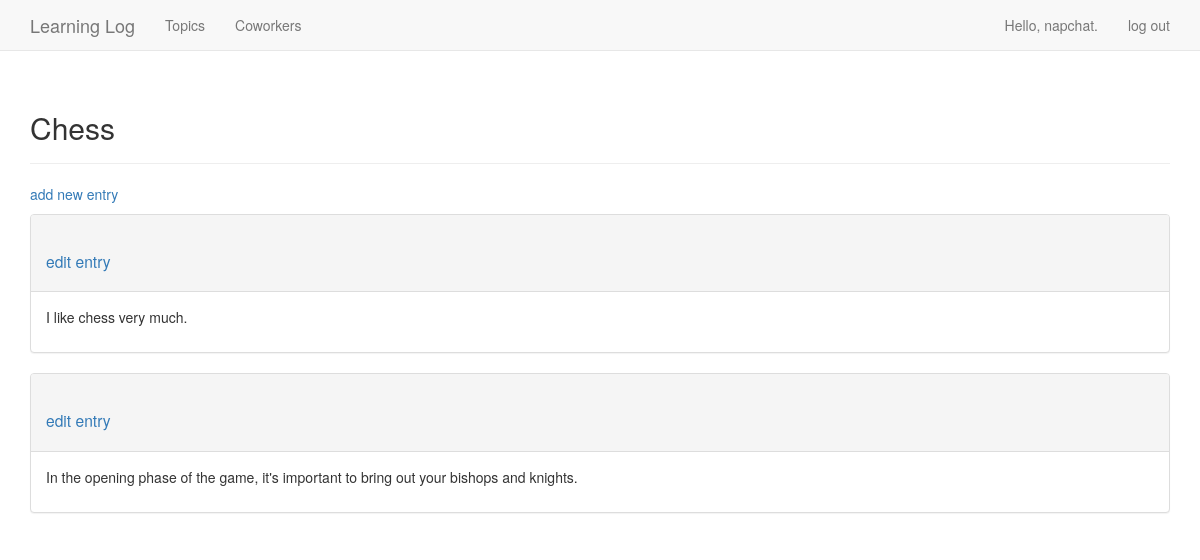
The app's page /topics/1/ (signed in), older data.
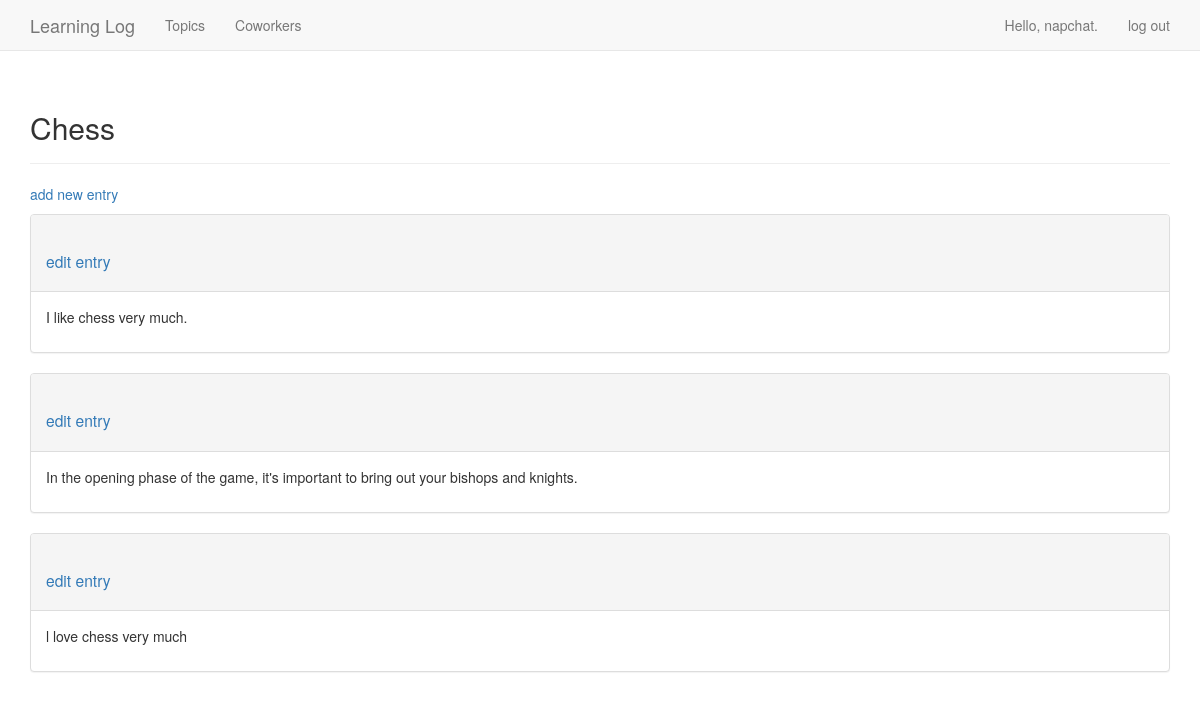
The same page, newer data.
### learning_logs/models.py (models this page shows, shortened)
class Entry(models.Model):
	topic = models.ForeignKey(Topic)           #外键,Topic对象可通过属性entry_set.all()来获取该类下的属性
	text = models.TextField()
	date_added = models.DateTimeField(auto_now_add=True)
	class Meta:
		verbose_name_plural = 'entries'

### learning_logs/views.py (the view)
# urls.py: url(r'^topics/(?P<topic_id>\d+)/$', views.topic, name='topic'),
@login_required
def topic(request, topic_id):
	topic = Topic.objects.get(id=topic_id)
	if topic.owner != request.user:
		raise Http404
	entries = topic.entry_set.order_by('date_added')
	context = {'topic': topic, 'entries': entries}
	return render(request, 'learning_logs/topic.html', context)

### learning_logs/models.py (called while the page is built)
	def __str__(self):
		return self.text

### learning_logs/templates/learning_logs/topic.html (shortened to what this page needs)
{% extends 'learning_logs/base.html' %}
{% block header %}
  <h2>{{ topic }}</h2>
{% endblock header %}
{% block content %}
  <p>
	<a href="{% url 'learning_logs:new_entry' topic.id %}">add new entry</a>
  </p>
  {% for entry in entries %}
    <div class="panel panel-default">
	  <div class="panel-heading">
		<h3>
		  <small>
			<a href="{% url 'learning_logs:edit_entry' entry.id %}">edit entry</a>
		  </small>
		</h3>
	  </div>
	  <div class="panel-body">
		{{ entry.text|linebreaks }}
	  </div>
    </div>
  {% empty %}
		There are no entries for this topic yet.
  {% endfor %}
{% endblock content %}

Row changes from the older to the newer data that the page shows:
added Entry: text "l love chess very much"
